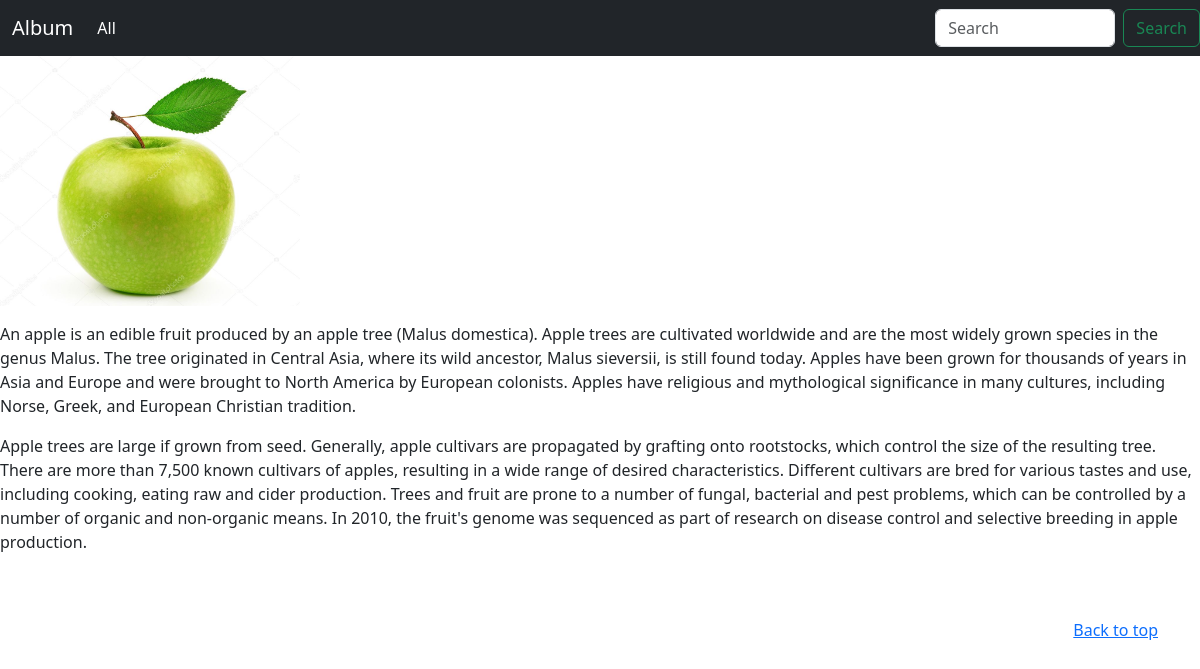
The page /photo/3/ on the database its author committed.
### photos/models.py (models this page shows, shortened)
class Photos(models.Model):
    category = models.ForeignKey('Category', on_delete=models.PROTECT, null=True)
    photo = models.ImageField(upload_to="photos/%Y/%m/%d/")
    title = models.CharField(max_length=100)
    description = models.TextField(blank=True)
    class Meta:
        verbose_name = 'Photo'
        verbose_name_plural = 'Photos'

### photos/views.py (the view)
# urls.py: path('photo/<int:photo_id>/', show_photo, name='photo'),
def show_photo(request, photo_id):
    ph = get_object_or_404(Photos, pk=photo_id)
    context = {
        'photos': ph,
        'title': ph.title,
        'cat_selected': ph.category_id
    }
    return render(request, 'photo.html', context)

### templates/photo.html
{% extends 'base.html' %}
{% block content %}
    {% if photos.photo %}
        <p><img class="" style="
                height: 250px;
                width: 25%;
                object-fit: cover;
                max-width: inherit;
                max-width: inherit;" src="{{ photos.photo.url }}"></p>
    {% endif %}
    {{ photos.description|linebreaks }}
{% endblock content %}

### rows shown on the page
Photos: photo (picture), description "An apple is an edible fruit produced by an apple tree (Malus domestica). Apple trees are cultivated worldwide and are the most widely grown species in the genus Malus. The tree originated in Central Asia, where its wild ancestor, Malus sieversii, is still found today. Apples have been grown for thousands of years in Asia and Europe and were brought to North America by European colonists. Apples have religious and mythological significance in many cultures, including Norse, Greek, and European Christian tradition. Apple trees are large if grown from seed. Generally, apple cultivars are propagated by grafting onto rootstocks, which control the size of the resulting tree. There are more than…"
